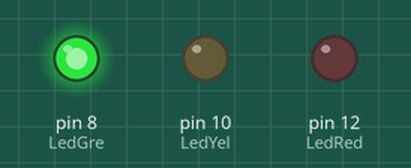
Simulated run of this sketch. Board: Arduino Uno, built with avr-gcc and run on an emulated ATmega328P. On the bench: output pins drawn as LEDs (lit = HIGH).

Above: at 2.0 s.
At 4.5 s:
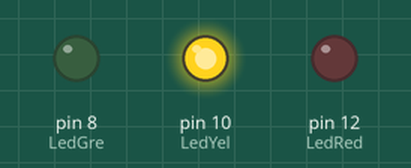
At 8.0 s:
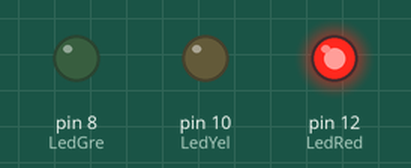
Timing chart, 0 to 14.3 s (numbered marks = the images above):
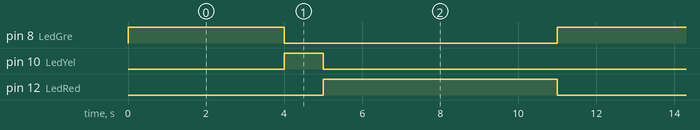

The sketch:

sketch.ino
```cpp
/*
Exemplo 1: Os três LEDs deverão piscar simultaneamente em intervalos de 300ms.

Exemplo 2: Os LEDs vermelhos e verdes deverão piscar alternadamente em intervalos de 400ms.

Exemplo 3: Crie um código para simular um semáforo: Verde -> 4seg | Amarelo -> 1 seg | Vermelho -> 6 seg

*/

// Atribuição de nomes aos pinos dos LEDs
#define LedRed 12
#define LedYel 10
#define LedGre 8


void setup() {
  // Configuração dos pinos dos LEDs
  // Como saída (OUTPUT)
  pinMode(LedRed, OUTPUT);
  pinMode(LedYel, OUTPUT);
  pinMode(LedGre, OUTPUT);
}

void loop() {
  //ex1();
  //ex2();
  ex3();

}

void ex1(){
//Exemplo 1: Os três LEDs deverão piscar simultaneamente em intervalos de 300ms.
digitalWrite(LedRed, HIGH);
digitalWrite(LedYel, HIGH);
digitalWrite(LedGre, HIGH);
delay(300);
digitalWrite(LedRed, LOW);
digitalWrite(LedYel, LOW);
digitalWrite(LedGre, LOW);
delay(300);
}

void ex2(){
//Exemplo 2: Os LEDs vermelhos e verdes deverão piscar alternadamente em intervalos de 400ms.
digitalWrite(LedRed, HIGH);
digitalWrite(LedGre, LOW);
delay(400);
digitalWrite(LedRed, LOW);
digitalWrite(LedGre, HIGH);
delay(400);
}

void ex3(){
//Exemplo 3: Crie um código para simular um semáforo: Verde -> 4seg | Amarelo -> 1 seg | Vermelho -> 6 seg
digitalWrite(LedRed, LOW);
digitalWrite(LedGre, HIGH);
delay(4000);
digitalWrite(LedGre, LOW);
digitalWrite(LedYel, HIGH);
delay(1000);
digitalWrite(LedYel, LOW);
digitalWrite(LedRed, HIGH);
delay(6000);
}
```

Measured:
- by itself, pin 8 (LedGre): alternates HIGH for 4.0 s and LOW for 7.0 s
- by itself, pin 10 (LedYel): alternates HIGH for 1.0 s and LOW for 10.0 s
- by itself, pin 12 (LedRed): alternates HIGH for 6.0 s and LOW for 5.0 s
